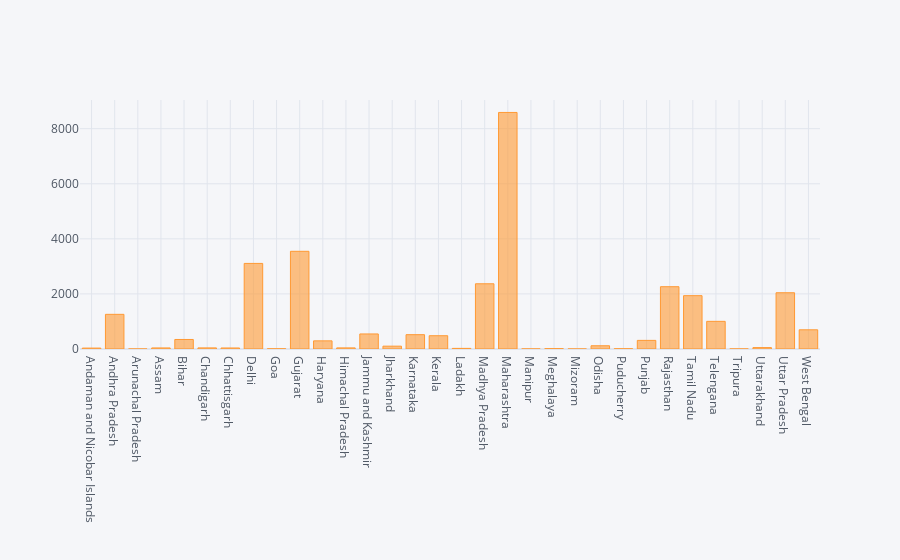

Notebook code for this chart:
### Markdown cell above
## Graphical Represantaion

### Code cell
#Pandas vis
df.plot(kind='bar',x='Name of State / UT',y='Total Confirmed cases (Including 111 foreign Nationals)')
plt.show()
#Plotly
df.iplot(kind='bar',x='Name of State / UT',y='Total Confirmed cases (Including 111 foreign Nationals)')

### Figure 1 — Plotly figure (JSON) as saved in the notebook; plotly's stock layout.template omitted (floating-point values rounded to 4 significant figures)
{"data": [{"marker": {"color": "rgba(255, 153, 51, 0.6)", "line": {"color": "rgba(255, 153, 51, 1.0)", "width": 1}}, "name": "Total Confirmed cases (Including 111 foreign Nationals)", "orientation": "v", "text": "", "type": "bar", "x": ["Andaman and Nicobar Islands", "Andhra Pradesh", "Arunachal Pradesh", "Assam", "Bihar", "Chandigarh", "Chhattisgarh", "Delhi", "Goa", "Gujarat", "Haryana", "Himachal Pradesh", "Jammu and Kashmir", "Jharkhand", "Karnataka", "Kerala", "Ladakh", "Madhya Pradesh", "Maharashtra", "Manipur", "Meghalaya", "Mizoram", "Odisha", "Puducherry", "Punjab", "Rajasthan", "Tamil Nadu", "Telengana", "Tripura", "Uttarakhand", "Uttar Pradesh", "West Bengal"], "y": [33, 1259, 1, 38, 346, 40, 37, 3108, 7, 3548, 296, 40, 546, 103, 520, 482, 22, 2368, 8590, 2, 12, 1, 118, 8, 313, 2262, 1937, 1004, 2, 51, 2043, 697]}], "layout": {"legend": {"bgcolor": "#F5F6F9", "font": {"color": "#4D5663"}}, "paper_bgcolor": "#F5F6F9", "plot_bgcolor": "#F5F6F9", "title": {"font": {"color": "#4D5663"}}, "xaxis": {"gridcolor": "#E1E5ED", "showgrid": true, "tickfont": {"color": "#4D5663"}, "title": {"font": {"color": "#4D5663"}, "text": ""}, "zerolinecolor": "#E1E5ED"}, "yaxis": {"gridcolor": "#E1E5ED", "showgrid": true, "tickfont": {"color": "#4D5663"}, "title": {"font": {"color": "#4D5663"}, "text": ""}, "zerolinecolor": "#E1E5ED"}}}
